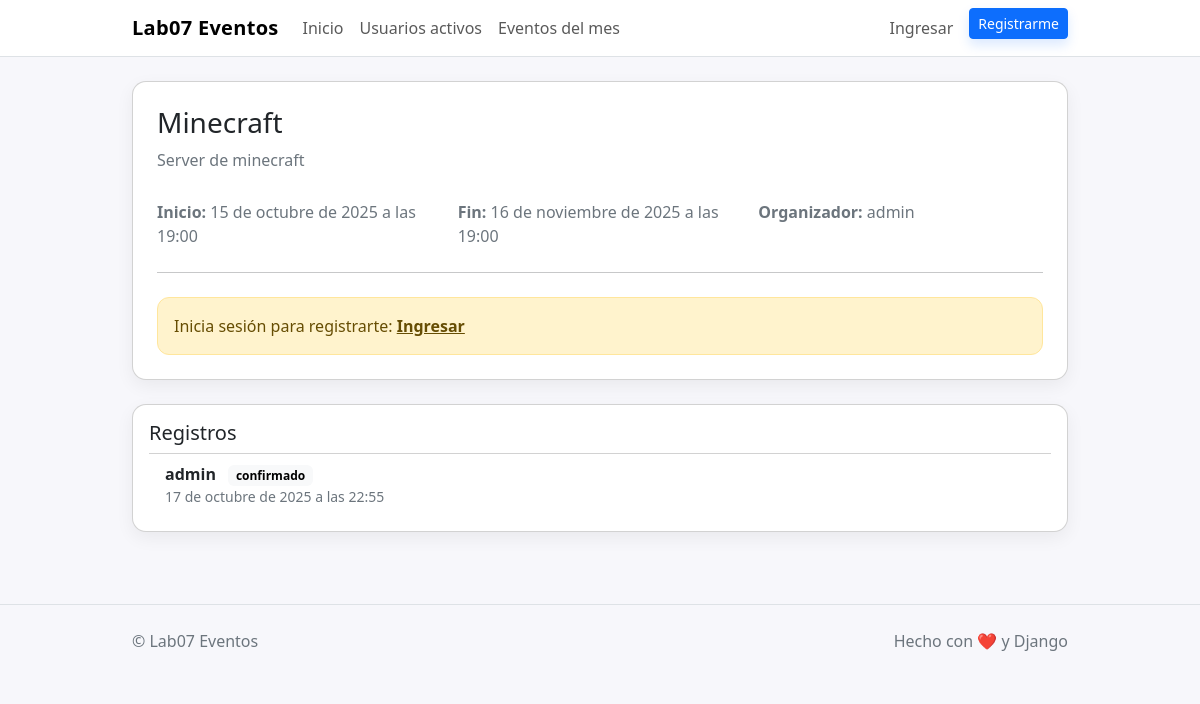
Page /evento/1/ on the earlier database version.
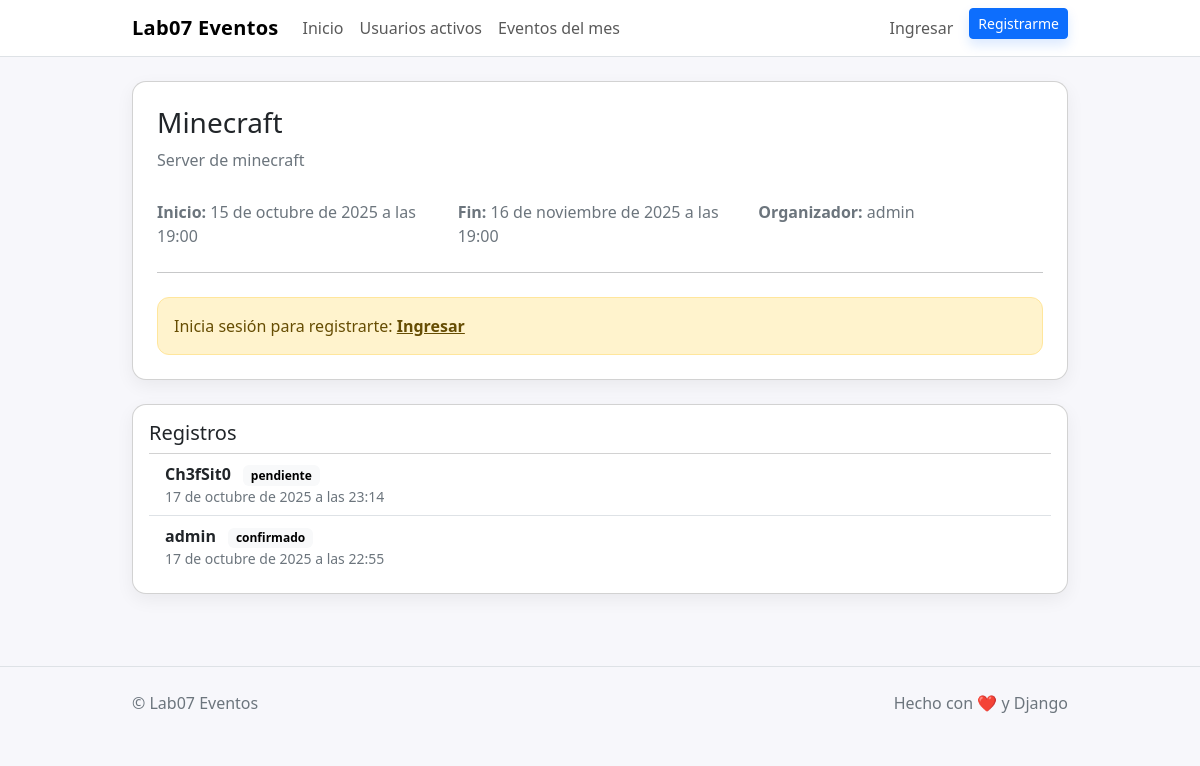
Same page on the later database version.
### eventos/models.py (models this page shows, shortened)
class Evento(models.Model):
    titulo = models.CharField(max_length=150)
    descripcion = models.TextField()
    fecha_inicio = models.DateTimeField()
    fecha_fin = models.DateTimeField()
    organizador = models.ForeignKey(User, on_delete=models.CASCADE, related_name='eventos_organizados')
    creado = models.DateTimeField(auto_now_add=True)
    class Meta:
        ordering = ["fecha_inicio"]

class RegistroEvento(models.Model):
    PENDIENTE = "pendiente"
    CONFIRMADO = "confirmado"
    CANCELADO = "cancelado"
    ESTADOS = [
        (PENDIENTE, "Pendiente"),
        (CONFIRMADO, "Confirmado"),
        (CANCELADO, "Cancelado"),
    ]
    evento = models.ForeignKey(Evento, on_delete=models.CASCADE, related_name='registros')
    usuario = models.ForeignKey(User, on_delete=models.CASCADE, related_name='registros_evento')
    fecha_registro = models.DateTimeField(auto_now_add=True)
    estado = models.CharField(max_length=20, choices=ESTADOS, default=PENDIENTE)
    class Meta:
        unique_together = ("evento", "usuario")
        ordering = ["-fecha_registro"]

### eventos/views.py (the view)
# urls.py: path('evento/<int:pk>/', views.EventoDetailView.as_view(), name='detalle'),
class EventoDetailView(DetailView):
    model = Evento
    template_name = "eventos/evento_detail.html"
    context_object_name = "evento"
    def get_context_data(self, **kwargs):
        ctx = super().get_context_data(**kwargs)
        if self.request.user.is_authenticated:
            ya_registrado = RegistroEvento.objects.filter(
                evento=self.object, usuario=self.request.user
            ).exists()
        else:
            ya_registrado = False
        ctx["ya_registrado"] = ya_registrado
        ctx["form_registro"] = RegistroEventoForm()
        ctx["registros"] = self.object.registros.select_related("usuario")
        return ctx

### templates/eventos/evento_detail.html (shortened to what this page needs)
{% extends "eventos/base.html" %}
{% block content %}
<div class="card p-4 mb-4">
  <div class="d-flex justify-content-between flex-wrap gap-2">
    <h1 class="h3 m-0">{{ evento.titulo }}</h1>
  </div>
  <p class="text-secondary mt-2 mb-1">{{ evento.descripcion }}</p>
  <div class="row text-secondary mt-2 g-3">
    <div class="col-md-4"><strong>Inicio:</strong> {{ evento.fecha_inicio }}</div>
    <div class="col-md-4"><strong>Fin:</strong> {{ evento.fecha_fin }}</div>
    <div class="col-md-4"><strong>Organizador:</strong> {{ evento.organizador.username }}</div>
  </div>
  <hr class="my-4">
  {% if user.is_authenticated %}
    {% if ya_registrado %}
      <div class="alert alert-success mb-0">Ya estás registrado en este evento.</div>
    {% else %}
      <form class="form-wrap" method="post" action="{% url 'eventos:registrarme' evento.pk %}">
        {% csrf_token %}
        {{ form_registro.as_p }}
        <button class="btn btn-primary btn-shadow" type="submit">Registrarme</button>
      </form>
    {% endif %}
  {% else %}
    <div class="alert alert-warning mb-0">
      Inicia sesión para registrarte: <a href="{% url 'login' %}" class="alert-link">Ingresar</a>
    </div>
  {% endif %}
</div>
<div class="card p-3">
  <h2 class="h5">Registros</h2>
  <ul class="list-group list-group-flush">
    {% for r in registros %}
      <li class="list-group-item d-flex justify-content-between align-items-center">
        <div>
          <strong>{{ r.usuario.username }}</strong>
          <span class="badge text-bg-light ms-2">{{ r.estado }}</span>
          <div class="small text-secondary">{{ r.fecha_registro }}</div>
        </div>
      </li>
    {% empty %}
      <li class="list-group-item text-secondary">Sin registros aún.</li>
    {% endfor %}
  </ul>
</div>
{% endblock %}

### templates/eventos/base.html (shortened to what this page needs)
<!doctype html>
<html lang="es" data-bs-theme="light">
<head>
  <link href="https://cdn.jsdelivr.net/npm/bootstrap@5.3.3/dist/css/bootstrap.min.css" rel="stylesheet">
  <link href="/static/css/base.css" rel="stylesheet">
</head>
<body>
<nav class="navbar navbar-expand-lg bg-white border-bottom sticky-top">
  <div class="container container-narrow">
    <a class="navbar-brand" href="{% url 'eventos:lista' %}">
      <strong>Lab07 Eventos</strong>
    </a>
    <div id="navMain" class="collapse navbar-collapse">
      <ul class="navbar-nav me-auto mb-2 mb-lg-0">
        <li class="nav-item"><a class="nav-link" href="{% url 'eventos:lista' %}">Inicio</a></li>
        <li class="nav-item"><a class="nav-link" href="{% url 'eventos:usuarios_activos' %}">Usuarios activos</a></li>
        <li class="nav-item"><a class="nav-link" href="{% url 'eventos:eventos_mes' %}">Eventos del mes</a></li>
      </ul>
      <ul class="navbar-nav ms-auto">
        {% if user.is_authenticated %}
          <li class="nav-item me-2">
            <a class="btn btn-outline-primary btn-sm btn-shadow" href="{% url 'eventos:crear' %}">
              + Crear evento
            </a>
          </li>
          <li class="nav-item d-flex align-items-center me-2 text-secondary">
            Hola, <strong class="ms-1">{{ user.username }}</strong>
          </li>
          <li class="nav-item">
            <form method="post" action="{% url 'logout' %}">
              {% csrf_token %}
              <button class="linklike" type="submit" title="Salir">Salir</button>
            </form>
          </li>
        {% else %}
          <li class="nav-item"><a class="nav-link" href="{% url 'login' %}">Ingresar</a></li>
          <li class="nav-item"><a class="btn btn-primary btn-sm ms-lg-2 btn-shadow" href="{% url 'signup' %}">Registrarme</a></li>
        {% endif %}
      </ul>
    </div>
  </div>
</nav>
<main class="container container-narrow py-4">
  {% block content %}{% endblock %}
</main>
<footer class="border-top py-4 mt-5">
  <div class="container container-narrow d-flex justify-content-between">
    <span>© {{ now|date:"Y" }} Lab07 Eventos</span>
    <span>Hecho con ❤️ y Django</span>
  </div>
</footer>
</body>
</html>

### static/css/base.css (style rules this page uses)
:root { --brand: #0d6efd; --bg: #f7f7fb; }
body { background: var(--bg); }
.navbar-brand strong { letter-spacing: .3px; }
.card { border-radius: 14px; box-shadow: 0 6px 18px rgba(0,0,0,.06); }
.btn-shadow { box-shadow: 0 6px 12px rgba(13,110,253,.15); }
.container-narrow { max-width: 960px; }
footer { color: #6c757d; }
.alert { border-radius: 12px; }

Differences in the rows shown:
added RegistroEvento: usuario.username "Ch3fSit0", estado "pendiente", fecha_registro "17 de octubre de 2025 a las 23:14"
